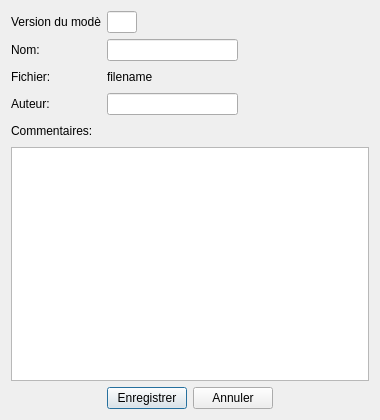
<?xml version="1.0" encoding="UTF-8"?>
<ui version="4.0">
 <class>ParametersDialog</class>
 <widget class="QDialog" name="ParametersDialog">
  <property name="geometry">
   <rect>
    <x>0</x>
    <y>0</y>
    <width>380</width>
    <height>420</height>
   </rect>
  </property>
  <property name="sizePolicy">
   <sizepolicy hsizetype="Fixed" vsizetype="Fixed">
    <horstretch>0</horstretch>
    <verstretch>0</verstretch>
   </sizepolicy>
  </property>
  <property name="windowTitle">
   <string>Sauvegarde des paramètres</string>
  </property>
  <property name="windowIcon">
   <iconset resource="resources/resources.qrc">
    <normaloff>:/jpg/ifremer-grand.jpg</normaloff>:/jpg/ifremer-grand.jpg</iconset>
  </property>
  <property name="styleSheet">
   <string notr="true">/* background color: #434a54 rgb(67, 74, 84);
*  default text color: #f5f7fa    rgb(245, 247, 250)
*
* Code Couleur
* Bleu            : #4a89dc rgb(74, 137, - 220);   
* Marine clair: #434a54  rgb(  67,   74,  84);    // Marine Clairs
* Vert            : #37bc9b  rgb(  55, 188, 155);   // Vert
* Marine        : #252a31   rgb(  37,   42,   49);   // Marine
* Gris Clair    : #f5f7fa      rgb(245, 247, 250);  // Gris Clair
* Gris moyen: #7c828c rgb(124, 130, 140); //Gris moyen
* Gris fonce  : #5c646e rgb(92,100, 110); // Gris fonce
* Rouge        : #da4453; 
* Orange       : #e9563f;
* Jaune          : #f6bb42; 
*/



/************************/
/*** Generic Widgets ***/
/************************/
QWidget{
   background-color: #434a54;  /* Marine Clair */
}

QWidget:disabled {
   background-color: #252a31;  /* Marine */
}

QLabel
{
  background-color: none;
  border: none;
  font-family: &quot;Montserrat&quot;;
  font-size: 12px;
  font-weight: 700;
  color: #f5f7fa;  /* Gris Clair  */
}

/** QProgressBar **/
QProgressBar {
  border: none;
  background-color: #5c646e; /* Gris fonce  */
}

QProgressBar::chunk {
  background-color: #37bc9b; /* Vert  */
}  

QProgressBar:disabled {
  background-color: #18212E; 

}
QProgressBar::chunk:disabled {
  background-color: #5c646e; 
}

/** QPushButton **/
QPushButton {
  background-color: #434a54;    /*Marine Clair  */
  border: 2px solid #7c828c; /*Gris moyen  */
  font-family: &quot;Montserrat&quot;;
  color: #f5f7fa;  /* Gris Clair  */
  font-size: 12px;
  font-weight: 700;
  text-transform: uppercase;
  min-height: 26px;
}

QPushButton:pressed {
  background-color: #4a89dc; /* Bleu */
  border: none;
}

QPushButton:checked {
  background-color: #4a89dc;  /* Bleu */
  border: none;
}

QPushButton:hover {
   border: 2px solid #4a89dc;  /* Bleu */
}

QPushButton:flat {
     border: 2px solid #4a89dc;  /* Bleu */
}

/** GroupBox **/
QGroupBox {
     background-color: #5c646e; /* Gris fonce  */
     border: none;
    text-transform: uppercase;
    font-family: &quot;Montserrat&quot;;
    font-size: 12px;
    font-weight: bold;
    text-transform: uppercase;
    padding-top: 15;
 }

QGroupBox::title {
    subcontrol-origin: margin;
    subcontrol-position: top center; /* position at the top center */
    padding-top: 2;
    color: rgb(124, 130, 140); /* Gris moyen */
 }

Line {
  color: #7c828c;
  border: none;
}


/************************/
/*** Object Name       ***/
/************************/
/* Main Dashboard Date */
QLabel#label_date
{
  font-family: &quot;Montserrat&quot;;
  color: rgb(124, 130, 140); /* Gris moyen */
  font-size: 12px;
  font-weight: 700;
  line-height: 20px;
}

/* Main Dashboard Time */
QLabel#label_time
{
  font-family: &quot;Montserrat&quot;;
  color: rgb(245, 247, 250);  /* Gris Clair  */
  font-size: 16px;
  font-weight: 700;
  line-height: 20px;
  width: 73px;
  height: 31px;
}

QLabel#page_title
{
  font-family: &quot;Montserrat&quot;;
  color: rgb(124, 130, 140); /* Gris moyen */
  font-size: 14px;
  font-weight: 700;
  line-height: 20px;
}

/************************/
/*** Main Dashboard  ***/
/************************/
#dashboard_top {
  border-bottom-width: 2px;
  border-bottom-style: solid;
  border-bottom-color: #252a31; 
}
#dashboard_top &gt; QFrame {
  border-right-width: 2px;
  border-right-style: solid;
  border-right-color: #252a31; 
}

#dashboard_center {
  border-right-width: 2px;
  border-right-style: solid;
  border-right-color: #252a31; 
  border-left-width: 2px;
  border-left-style: solid;
  border-left-color: #252a31; 
}

QFrame#panel_controls {
  border-right-width: 0px;
}


#dashboard_left &gt; QFrame {
  border-bottom-width: 2px;
  border-bottom-style: solid;
  border-bottom-color: #252a31; 
}

QFrame#panel_thrusters {
  border-bottom-width: 0px;
}

QFrame#panel_telemetry{
   border-left-width: 2px;
   border-left-style: solid;
   border-left-color: #252a31; 
}

#headings_display {
     background-color: #5c646e; /* Gris fonce  */
}</string>
  </property>
  <layout class="QVBoxLayout" name="verticalLayout">
   <item>
    <layout class="QHBoxLayout" name="horizontalLayout_18">
     <item>
      <widget class="QLabel" name="label_15">
       <property name="sizePolicy">
        <sizepolicy hsizetype="Fixed" vsizetype="Preferred">
         <horstretch>0</horstretch>
         <verstretch>0</verstretch>
        </sizepolicy>
       </property>
       <property name="minimumSize">
        <size>
         <width>90</width>
         <height>0</height>
        </size>
       </property>
       <property name="maximumSize">
        <size>
         <width>72</width>
         <height>16777215</height>
        </size>
       </property>
       <property name="text">
        <string>Version du modèle:</string>
       </property>
      </widget>
     </item>
     <item>
      <widget class="QLineEdit" name="_LE_modele">
       <property name="sizePolicy">
        <sizepolicy hsizetype="Fixed" vsizetype="Fixed">
         <horstretch>0</horstretch>
         <verstretch>0</verstretch>
        </sizepolicy>
       </property>
       <property name="minimumSize">
        <size>
         <width>30</width>
         <height>0</height>
        </size>
       </property>
       <property name="maximumSize">
        <size>
         <width>30</width>
         <height>16777215</height>
        </size>
       </property>
       <property name="readOnly">
        <bool>true</bool>
       </property>
      </widget>
     </item>
     <item>
      <spacer name="horizontalSpacer_21">
       <property name="orientation">
        <enum>Qt::Horizontal</enum>
       </property>
       <property name="sizeHint" stdset="0">
        <size>
         <width>40</width>
         <height>20</height>
        </size>
       </property>
      </spacer>
     </item>
    </layout>
   </item>
   <item>
    <layout class="QHBoxLayout" name="horizontalLayout_13">
     <item>
      <widget class="QLabel" name="label_11">
       <property name="sizePolicy">
        <sizepolicy hsizetype="Fixed" vsizetype="Preferred">
         <horstretch>0</horstretch>
         <verstretch>0</verstretch>
        </sizepolicy>
       </property>
       <property name="minimumSize">
        <size>
         <width>90</width>
         <height>0</height>
        </size>
       </property>
       <property name="maximumSize">
        <size>
         <width>72</width>
         <height>16777215</height>
        </size>
       </property>
       <property name="text">
        <string>Nom:</string>
       </property>
      </widget>
     </item>
     <item>
      <widget class="QLineEdit" name="_LE_name"/>
     </item>
     <item>
      <spacer name="horizontalSpacer_15">
       <property name="orientation">
        <enum>Qt::Horizontal</enum>
       </property>
       <property name="sizeHint" stdset="0">
        <size>
         <width>40</width>
         <height>20</height>
        </size>
       </property>
      </spacer>
     </item>
    </layout>
   </item>
   <item>
    <layout class="QHBoxLayout" name="horizontalLayout">
     <property name="bottomMargin">
      <number>0</number>
     </property>
     <item>
      <widget class="QLabel" name="label">
       <property name="sizePolicy">
        <sizepolicy hsizetype="Fixed" vsizetype="Preferred">
         <horstretch>0</horstretch>
         <verstretch>0</verstretch>
        </sizepolicy>
       </property>
       <property name="minimumSize">
        <size>
         <width>90</width>
         <height>0</height>
        </size>
       </property>
       <property name="maximumSize">
        <size>
         <width>72</width>
         <height>16777215</height>
        </size>
       </property>
       <property name="text">
        <string>Fichier:</string>
       </property>
      </widget>
     </item>
     <item>
      <widget class="QLabel" name="_LA_filename">
       <property name="text">
        <string>filename</string>
       </property>
      </widget>
     </item>
     <item>
      <spacer name="horizontalSpacer">
       <property name="orientation">
        <enum>Qt::Horizontal</enum>
       </property>
       <property name="sizeHint" stdset="0">
        <size>
         <width>40</width>
         <height>20</height>
        </size>
       </property>
      </spacer>
     </item>
    </layout>
   </item>
   <item>
    <layout class="QHBoxLayout" name="horizontalLayout_14">
     <item>
      <widget class="QLabel" name="label_12">
       <property name="sizePolicy">
        <sizepolicy hsizetype="Fixed" vsizetype="Preferred">
         <horstretch>0</horstretch>
         <verstretch>0</verstretch>
        </sizepolicy>
       </property>
       <property name="minimumSize">
        <size>
         <width>90</width>
         <height>0</height>
        </size>
       </property>
       <property name="maximumSize">
        <size>
         <width>72</width>
         <height>16777215</height>
        </size>
       </property>
       <property name="text">
        <string>Auteur:</string>
       </property>
      </widget>
     </item>
     <item>
      <widget class="QLineEdit" name="_LE_author"/>
     </item>
     <item>
      <spacer name="horizontalSpacer_16">
       <property name="orientation">
        <enum>Qt::Horizontal</enum>
       </property>
       <property name="sizeHint" stdset="0">
        <size>
         <width>40</width>
         <height>20</height>
        </size>
       </property>
      </spacer>
     </item>
    </layout>
   </item>
   <item>
    <layout class="QHBoxLayout" name="horizontalLayout_17">
     <item>
      <widget class="QLabel" name="label_14">
       <property name="text">
        <string>Commentaires:</string>
       </property>
      </widget>
     </item>
     <item>
      <spacer name="horizontalSpacer_20">
       <property name="orientation">
        <enum>Qt::Horizontal</enum>
       </property>
       <property name="sizeHint" stdset="0">
        <size>
         <width>40</width>
         <height>20</height>
        </size>
       </property>
      </spacer>
     </item>
    </layout>
   </item>
   <item>
    <widget class="QTextEdit" name="_TXT_comments"/>
   </item>
   <item>
    <layout class="QHBoxLayout" name="horizontalLayout_15">
     <item>
      <spacer name="horizontalSpacer_17">
       <property name="orientation">
        <enum>Qt::Horizontal</enum>
       </property>
       <property name="sizeHint" stdset="0">
        <size>
         <width>40</width>
         <height>20</height>
        </size>
       </property>
      </spacer>
     </item>
     <item>
      <widget class="QPushButton" name="_PB_save">
       <property name="text">
        <string>Enregistrer</string>
       </property>
      </widget>
     </item>
     <item>
      <widget class="QPushButton" name="_PB_cancel">
       <property name="text">
        <string>Annuler</string>
       </property>
      </widget>
     </item>
     <item>
      <spacer name="horizontalSpacer_18">
       <property name="orientation">
        <enum>Qt::Horizontal</enum>
       </property>
       <property name="sizeHint" stdset="0">
        <size>
         <width>40</width>
         <height>20</height>
        </size>
       </property>
      </spacer>
     </item>
    </layout>
   </item>
  </layout>
 </widget>
 <resources>
  <include location="resources/resources.qrc"/>
 </resources>
 <connections/>
</ui>
